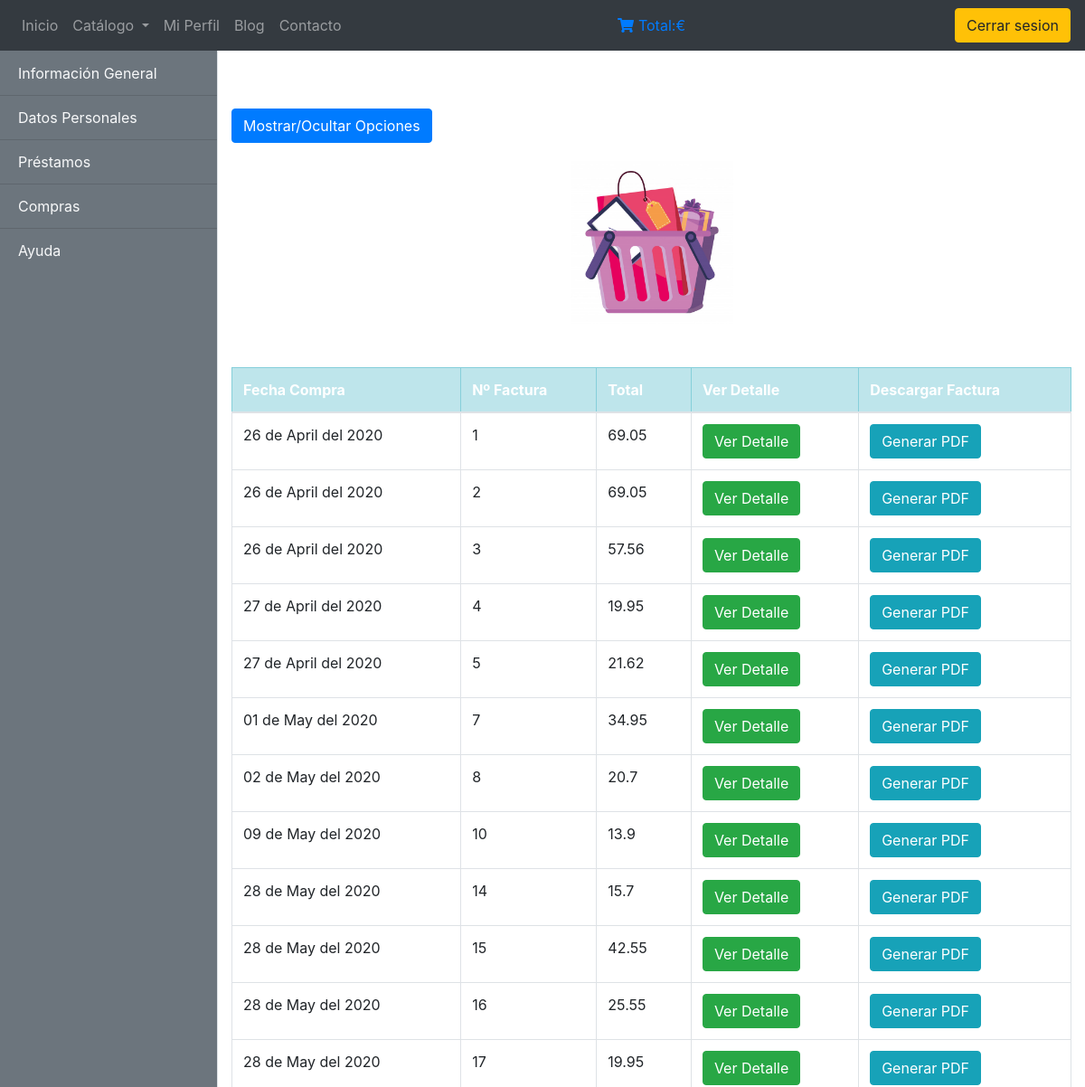
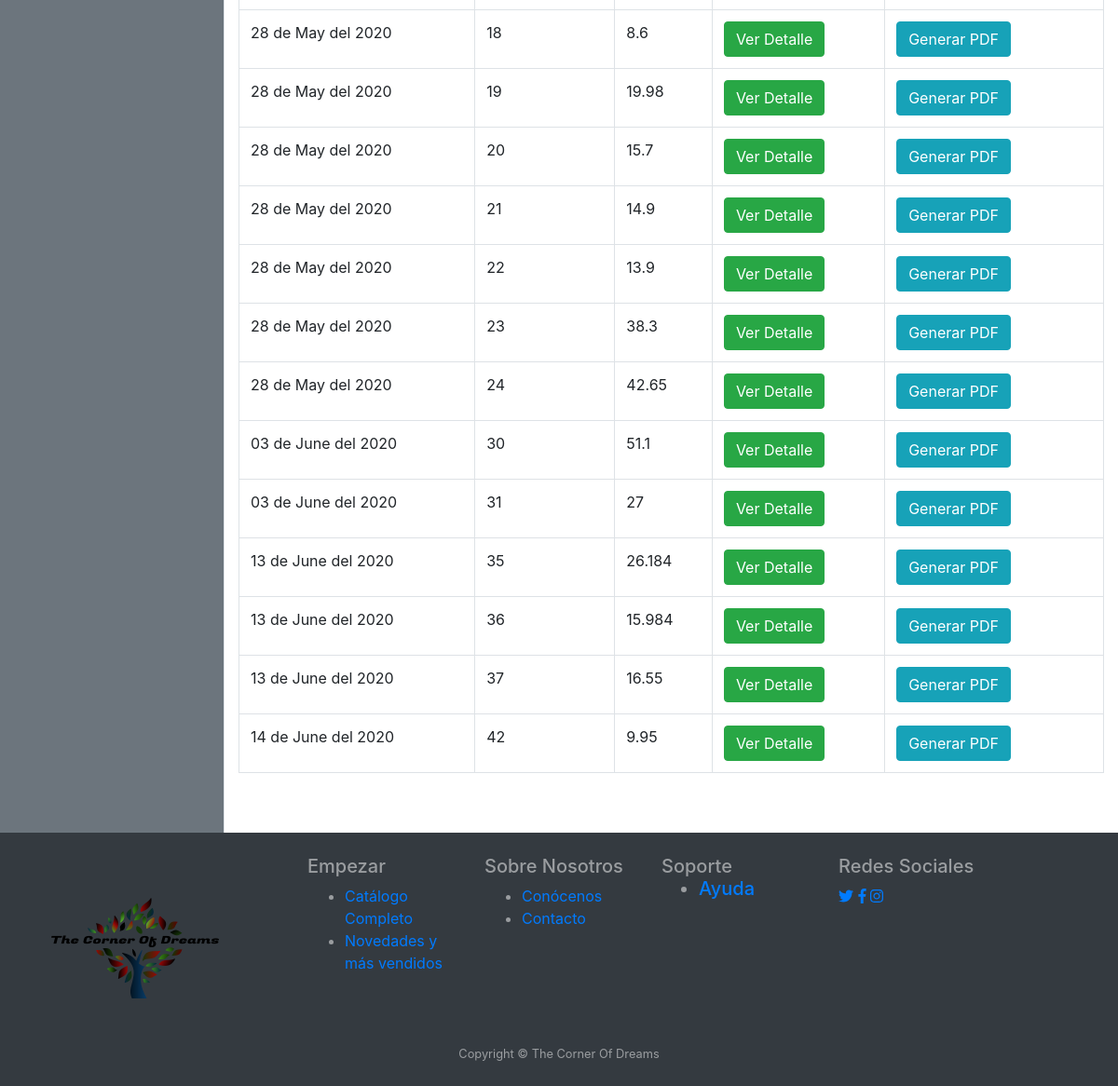
The page /Controller/usuarioVerCompras.php (signed in) on the database its author committed (2 pictures, top to bottom).
### tables this page shows
CREATE TABLE `venta` (
  `id` int(60) NOT NULL,
  `fechacompra` date NOT NULL,
  `usuario` varchar(60) NOT NULL,
  `total` float NOT NULL
);

### Model/Venta.php (called while the page is built, shortened)
<?php
class Venta{
    private $id;
	private $fechacompra;
    private $total;
	function __construct($id=0,$fechacompra=0,$usuario='',$total=0)
	{
        $this->id=$id;
		$this->fechacompra = $fechacompra;
        $this->total=$total;
    }
     public function getId()
    {
        return $this->id;
    }
    public function getFechacompra()
    {
        return $this->fechacompra;
    }
    public function getTotal()
    {
        return $this->total;
    }
       public static function ventasPorUsuario($usuario){
        $conexion = proyectoBD::connectDB();
        $seleccion="SELECT * FROM venta WHERE usuario='$usuario'";
        $consulta = $conexion->query($seleccion);
        $ventas = [];
        while ($registro = $consulta->fetchObject()) {
            $ventas[] = new Venta($registro->id,$registro->fechacompra, $registro->usuario,$registro->total);
        }
        return $ventas;
    }
}

### View/usuarioVerCompras.php (the view, shortened to what this page needs)
<!DOCTYPE html>
<html>
<head>
  <link rel="stylesheet" href="https://maxcdn.bootstrapcdn.com/bootstrap/4.4.1/css/bootstrap.min.css">
  <link rel="stylesheet" type="text/css" href="https://cdn.datatables.net/v/dt/dt-1.10.21/datatables.min.css"/>
  <link rel="stylesheet" href="https://use.fontawesome.com/releases/v5.0.8/css/solid.css">
  <link rel="stylesheet" type="text/css" href="../View/css/estiloUsuarioPerfil.css">
</head>
<body>
<nav class="navbar navbar-expand-sm bg-dark navbar-dark fixed-top">
    <div class="collapse navbar-collapse" id="navbarSupportedContent-555">
     <ul class="navbar-nav">
        <li class="nav-item">
            <a class="nav-link" href="../Controller/principalUsuario.php">Inicio</a>
        </li>
        <li class="nav-item dropdown">
          <a class="nav-link dropdown-toggle" href="#" id="navbardrop" data-toggle="dropdown">
            Catálogo
            </a>
        </li>
        <li class="nav-item">
            <a class="nav-link" href="../Controller/usuarioVerPerfil.php">Mi Perfil</a>
         </li>
          <li class="nav-item">
            <a class="nav-link" href="../Controller/usuBlog.php">Blog</a>
         </li>
        <li class="nav-item">
            <a class="nav-link" href="../Controller/usuFormularioContacto.php">Contacto</a>
         </li>
        </ul>
        <div class="navbar-nav ml-auto">
              <a href="../Controller/verContenidoCesta.php"><i class="fas fa-shopping-cart"></i> <?=$_SESSION['cantidad']?> Total:<?=$_SESSION['subtotal']?>€</a>
          </div>
            <div class="navbar-nav ml-auto">
            <button type="button" class="btn btn-warning" onclick="cerrarSesion()">Cerrar sesion</button>
          </div>
   </div>
</nav>
<div class="d-flex" id="wrapper">
    <div class="bg-secondary border-right" id="sidebar-wrapper">
      <div class="sidebar-heading text-light">Menú de Opciones </div>
      <div class="list-group list-group-flush">
        <a href="../Controller/usuarioVerPerfil.php" class="list-group-item list-group-item-action bg-secondary text-light">Información General</a>
        <a href="../Controller/usuarioVerDatosPersonales.php" class="list-group-item list-group-item-action bg-secondary text-light">Datos Personales</a>
        <a href="../Controller/usuarioVerPrestamos.php" class="list-group-item list-group-item-action bg-secondary text-light">Préstamos</a>
        <a href="../Controller/usuarioVerCompras.php" class="list-group-item list-group-item-action bg-secondary text-light">Compras</a>
        <a href="../Controller/usuAyuda.php" class="list-group-item list-group-item-action bg-secondary text-light">Ayuda</a>
      </div>
    </div>
 <div class="container" id="principal">
   <button class="btn btn-primary" id="menu-toggle">Mostrar/Ocultar Opciones</button>
   <br>
    <img class="imgUsuario" src="../View/img/compra.jpg" width="180">
  <br><br>
  <div class="table-responsive">
  <table id="example"   data-page-length='10' class="table table-bordered">
    <thead class="table-info text-white">
      <tr>
        <th>Fecha Compra</th>
        <th>Nº Factura</th>
        <th>Total</th>
        <th>Ver Detalle</th>
        <th>Descargar Factura</th>
      </tr>
    </thead>
    <tbody>
    <?php
     foreach ($data['compras'] as $key) {
      $fecha=$key->getFechacompra();
        $date= strftime("%d de %B del %Y", strtotime($fecha));
      ?>
      <tr>
      <td><?=$date?></td>
      <td><?=$key->getId()?></td>
      <td><?=$key->getTotal()?></td>
      <td>
        <form action="../Controller/usuarioVerDetalleCompra.php" method="post">
        <input type="submit" class="btn btn-success" name="enviar" value="Ver Detalle">
      </form>
      </td>
      <td><form action="../Controller/generarpdf.php" method="post">
        <input type="submit" class="btn btn-info" name="enviar" value="Generar PDF">
      </form>
       </td>
      </tr>
      <?php
      }
      ?>
    </tbody>
  </table>
  <br><br>
</div>
</div>
</div>
<footer id="myFooter" class="py-4 bg-dark text-white-50">
        <div class="container">
            <div class="row">
                <div class="col-sm-3">
                    <img src="../View/img/Logo.png">
                </div>
                <div class="col-sm-2">
                    <h5>Empezar</h5>
                    <ul>
                        <li><a href="../Controller/usuarioVerCatalago.php">Catálogo Completo</a></li>
                        <li><a href="../Controller/usuarioVerMasVendidos.php">Novedades y más vendidos</a></li>
                    </ul>
                </div>
                <div class="col-sm-2">
                    <h5>Sobre Nosotros</h5>
                    <ul>
                        <li><a href="../Controller/principalUsuario.php">Conócenos</a></li>
                        <li><a href="../Controller/usuFormularioContacto.php">Contacto</a></li>
                    </ul>
                </div>
                <div class="col-sm-2">
                    <h5>Soporte<e/h5>
                    <ul>
                        <li><a href="../Controller/usuAyuda.php">Ayuda</a></li>
                    </ul>
                </div>
                <div class="col-sm-3">
                    <div class="social-networks">
                      <h5>Redes Sociales</h5>
                        <a href="#" class="twitter"><i class="fab fa-twitter"></i></a>
                        <a href="#" class="facebook"><i class="fab fa-facebook-f"></i></i></a>
                        <a href="#" class="Instagram"><i class="fab fa-instagram"></i></i></a>
                    </div>
                </div>
            </div>
        </div>
        <div class="container text-center">
      <small class="text-center">Copyright &copy; The Corner Of Dreams</small>
    </div>
  </footer>
</body>
</html>

### View/css/estiloUsuarioPerfil.css (style rules this page uses)
body { overflow-x: hidden; }
#sidebar-wrapper { min-height: 100vh; margin-left: -15rem; -webkit-transition: margin .25s ease-out; -moz-transition: margin .25s ease-out; -o-transition: margin .25s ease-out; transition: margin .25s ease-out; }
#sidebar-wrapper .sidebar-heading { padding: 0.875rem 1.25rem; font-size: 1.2rem; }
#sidebar-wrapper .list-group { width: 15rem; }
@media (min-width: 768px) { #sidebar-wrapper { margin-left: 0; } }
.imgUsuario { display:block; margin:auto; }
#menu-toggle { margin-top: 120px; margin-bottom: 20px; }

### rows shown on the page
venta: fechacompra "26 de April del 2020", id "1", total "69.05"
venta: fechacompra "26 de April del 2020", id "2", total "69.05"
venta: fechacompra "26 de April del 2020", id "3", total "57.56"
venta: fechacompra "27 de April del 2020", id "4", total "19.95"
venta: fechacompra "27 de April del 2020", id "5", total "21.62"
venta: fechacompra "01 de May del 2020", id "7", total "34.95"
venta: fechacompra "02 de May del 2020", id "8", total "20.7"
venta: fechacompra "09 de May del 2020", id "10", total "13.9"
venta: fechacompra "28 de May del 2020", id "14", total "15.7"
venta: fechacompra "28 de May del 2020", id "15", total "42.55"
venta: fechacompra "28 de May del 2020", id "16", total "25.55"
venta: fechacompra "28 de May del 2020", id "17", total "19.95"
venta: fechacompra "28 de May del 2020", id "18", total "8.6"
venta: fechacompra "28 de May del 2020", id "19", total "19.98"
venta: fechacompra "28 de May del 2020", id "20", total "15.7"
venta: fechacompra "28 de May del 2020", id "21", total "14.9"
venta: fechacompra "28 de May del 2020", id "22", total "13.9"
venta: fechacompra "28 de May del 2020", id "23", total "38.3"
venta: fechacompra "28 de May del 2020", id "24", total "42.65"
venta: fechacompra "03 de June del 2020", id "30", total "51.1"
venta: fechacompra "03 de June del 2020", id "31", total "27"
venta: fechacompra "13 de June del 2020", id "35", total "26.184"
venta: fechacompra "13 de June del 2020", id "36", total "15.984"
venta: fechacompra "13 de June del 2020", id "37", total "16.55"
venta: fechacompra "14 de June del 2020", id "42", total "9.95"
